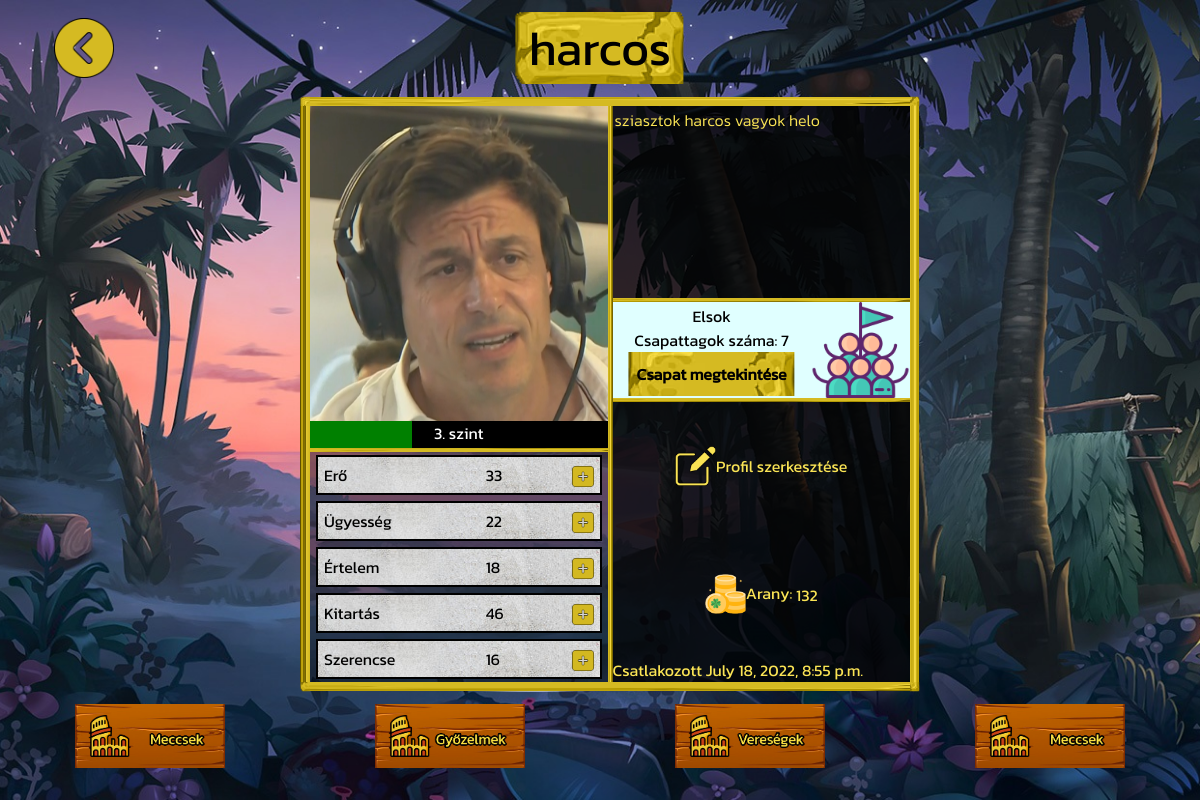
/profil/2/ (signed in), run on an earlier commit of the app's database.
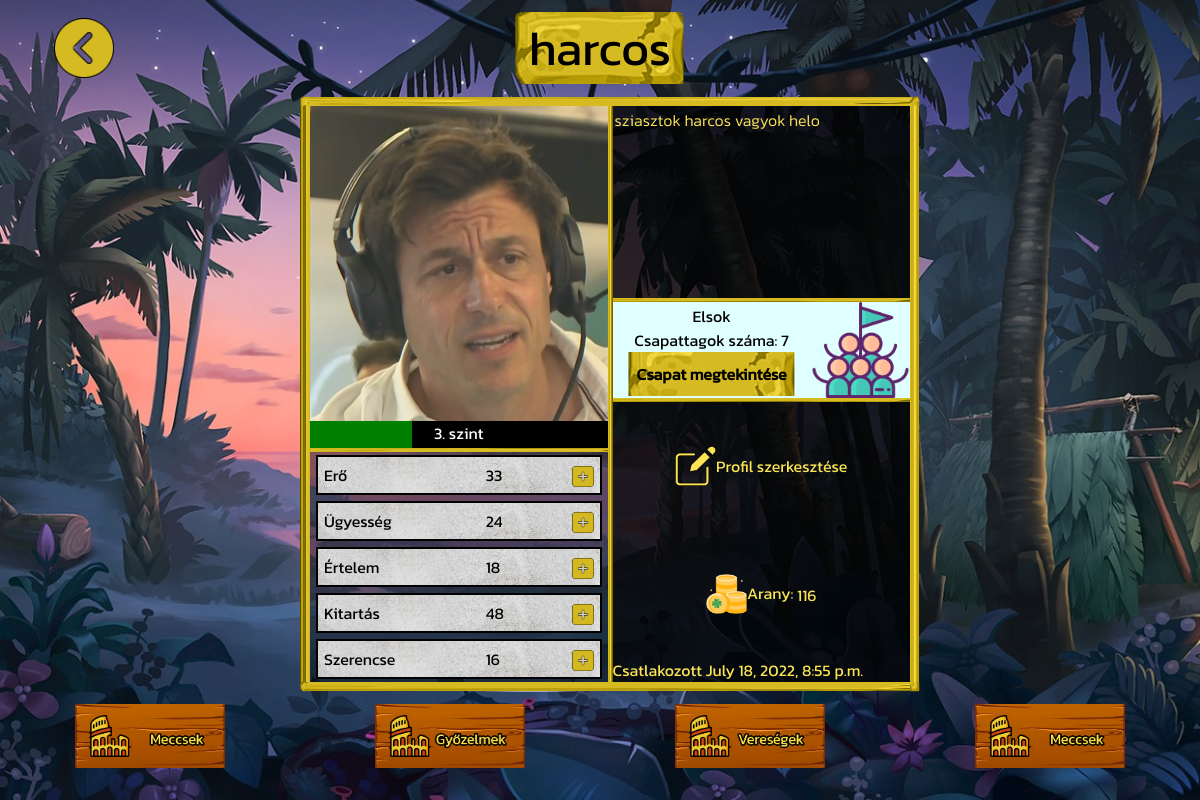
And on a later commit of the database.
### account/models.py (models this page shows, shortened)
class Character(models.Model):
	account = models.OneToOneField(Account, on_delete=models.CASCADE, primary_key=True)
	ROLES = (
		('warrior', 'warrior'),
		('mage', 'mage'),
		('scout', 'scout'),
	)
	character_type	= models.CharField(verbose_name = 'character type', max_length = 20, choices=ROLES, default='')
	level			= models.DecimalField(verbose_name='level', max_digits=19, decimal_places=0, default = 1) #szint
	strength		= models.DecimalField(verbose_name='strength', max_digits=19, decimal_places=0, default = 8) #erő
	skill 			= models.DecimalField(verbose_name='skill', max_digits=19, decimal_places=0, default = 6) #ügyesség
	intelligence	= models.DecimalField(verbose_name='intelligence', max_digits=19, decimal_places=0, default = 7) #értelem
	health_point	= models.DecimalField(verbose_name='health point', max_digits=19, decimal_places=0, default = 10) #életerő
	fortune 		= models.DecimalField(verbose_name='fortune', max_digits=19, decimal_places=0, default = 8) #szerencse
	rank			= models.DecimalField(verbose_name='rank', max_digits=19, decimal_places=0, blank = True, null = True) #helyezes
	honor			= models.DecimalField(verbose_name='honor', max_digits=19, decimal_places=0, default = 1) #becsuletpont
	gold 			= models.DecimalField(verbose_name='gold', max_digits=20, decimal_places=0, default=100)
	current_xp 		= models.DecimalField(verbose_name='xp', max_digits=20, decimal_places=0, default=0) # jelenlegi xp pont
	next_level_xp	= models.DecimalField(verbose_name='next level xp', max_digits=20, decimal_places=0, default=150) # következő szint eléréshez szükséges xp pont
	objects 		= CharacterManager()

### account/views.py (the view)
# urls.py: path('profil/<user_id>/', profile_view, name='profile'),
@login_required(login_url='login')
def profile_view(request, *args, **kwargs):
	context = {}
	user_id = kwargs.get('user_id')
	try:
		account = Account.objects.get(id=user_id)
	except Account.DoesNotExist:
		return HttpResponse('Account does not exist')
	owner_of_the_profile = False
	if request.user.id == account.id:
		owner_of_the_profile = True
	if account.profile_image:
		profile_image = account.profile_image.url
	else:
		profile_image = STATIC_IMAGE_PATH_IF_DEFAULT_PIC_SET
	if not len(account.team_set.all()) == 0:
		team = account.team_set.all()[0]
		member_count = len(team.users.all())
	else:
		team = None
		member_count = None
	character_history = CharacterHistory.objects.get(account=account.id)
	character_fights_played = character_history.fights_played
	character_fights_won = character_history.fights_won
	character_fights_lost = character_history.fights_lost
	context = {
		'user_id': account.id,
		'username': account.username,
		'date_joined': account.date_joined,
		'last_login': account.last_login,
		'description': account.description,
		'profile_image': profile_image,
		'character_type': account.character.character_type,
		'level': account.character.level,
		'strength': account.character.strength,
		'skill': account.character.skill,
		'intelligence': account.character.intelligence,
		'health_point': account.character.health_point,
		'fortune': account.character.fortune,
		'rank': account.character.rank,
		'honor': account.character.honor,
		'gold': account.character.gold,
		'current_xp': account.character.current_xp,
		'next_level_xp': account.character.next_level_xp,
		'team': team,
		'team_member_count': member_count,
		'is_owner': owner_of_the_profile,
		'fights_count': character_fights_played,
		'fights_won_count': character_fights_won,
		'fights_lost_count': character_fights_lost,
	}
	return render(request, 'account/profile.html', context)

### team/models.py (called while the page is built)
	def __str__(self):
		return self.name

### account/templates/account/profile.html (shortened to what the changed rows need)
{% extends 'base_new.html' %}
{% load static %}
{% block content %}
<div id="profile-content-page">
	<div id="profile-details">
		<div id="profile-container">
			<div id="profile-container-left">
				<div id="health-bar-container">
					<div class="health-bar">
					</div>
					<p class="health-bar-text">{{level}}. szint</p>
				</div>
				<div id="profile-container-left-attributes">
					<div class="character-info-item">
						<div class="character-info-item-name">Erő</div>
						<div class="character-info-item-value" id="strength-value">{{strength}}</div>
						<div class="character-info-item-increase-button">
							<img src="{% static 'images/add-button.png' %}" alt="Plusz" onmouseover="changeColorAdd(this)" onmouseout="resetColorAdd(this)" onclick="increaseAttribute('{{user_id}}', 'strength')" class="increase-attribute-button" id="add-strength">
						</div>
					</div>
					<div class="character-info-item">
						<div class="character-info-item-name">Ügyesség</div>
						<div class="character-info-item-value" id="skill-value">{{skill}}</div>
						<div class="character-info-item-increase-button">
							<img src="{% static 'images/add-button.png' %}" alt="Plusz" onmouseover="changeColorAdd(this)" onmouseout="resetColorAdd(this)" onclick="increaseAttribute('{{user_id}}', 'skill')" class="increase-attribute-button" id="add-skill">
						</div>
					</div>
					<div class="character-info-item">
						<div class="character-info-item-name">Értelem</div>
						<div class="character-info-item-value" id="intelligence-value">{{intelligence}}</div>
						<div class="character-info-item-increase-button">
							<img src="{% static 'images/add-button.png' %}" alt="Plusz" onmouseover="changeColorAdd(this)" onmouseout="resetColorAdd(this)" onclick="increaseAttribute('{{user_id}}', 'intelligence')" class="increase-attribute-button" id="add-intelligence">
						</div>
					</div>
					<div class="character-info-item">
						<div class="character-info-item-name">Kitartás</div>
						<div class="character-info-item-value" id="health_point-value">{{health_point}}</div>
						<div class="character-info-item-increase-button">
							<img src="{% static 'images/add-button.png' %}" alt="Plusz" onmouseover="changeColorAdd(this)" onmouseout="resetColorAdd(this)" onclick="increaseAttribute('{{user_id}}', 'health_point')" class="increase-attribute-button" id="add-health_point">
						</div>
					</div>
					<div class="character-info-item">
						<div class="character-info-item-name">Szerencse</div>
						<div class="character-info-item-value" id="fortune-value">{{fortune}}</div>
						<div class="character-info-item-increase-button">
							<img src="{% static 'images/add-button.png' %}" alt="Plusz" onmouseover="changeColorAdd(this)" onmouseout="resetColorAdd(this)" onclick="increaseAttribute('{{user_id}}', 'fortune')" class="increase-attribute-button" id="add-fortune">
						</div>
					</div>
				</div>
			</div>
			<div id="profile-container-right">
				<div id="profile-container-right-is-owner">
					<div id="is-owner-related-buttons">
						{% if is_owner %}
							<div id="is-owner-related-buttons-first">
								<div id="buttons-first-container">
									<img src="{% static 'images/profile-edit-icon.png' %}" alt="szerk-ikon">
									<span>Profil szerkesztése</span>
								</div>
							</div>
							<div id="is-owner-related-buttons-second">
								<div id="buttons-second-container">
									<img src="{% static 'images/coin.png' %}" alt="arany-ikon">
									<span>
										Arany: <span id="gold-value">{{gold}}</span>
									</span>
								</div>
							</div>
						{% endif %}
					</div>
				</div>
			</div>
		</div>
	</div>
</div>
{% endblock %}

What changed in the data, as far as the page shows it:
changed Character: skill "22" → "24"; health_point "46" → "48"; gold "132" → "116"
